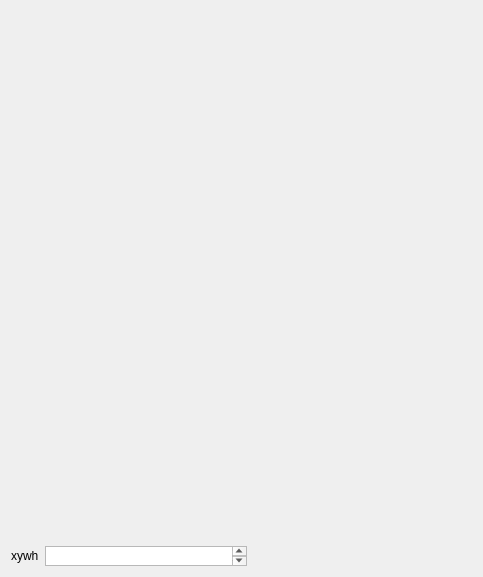
<?xml version="1.0" encoding="UTF-8"?>
<ui version="4.0">
 <class>ROI</class>
 <widget class="QWidget" name="ROI">
  <property name="geometry">
   <rect>
    <x>0</x>
    <y>0</y>
    <width>483</width>
    <height>577</height>
   </rect>
  </property>
  <property name="windowTitle">
   <string>Form</string>
  </property>
  <layout class="QGridLayout" name="gridLayout" rowstretch="10,0">
   <item row="0" column="0">
    <widget class="QWidget" name="widget" native="true"/>
   </item>
   <item row="1" column="0">
    <layout class="QHBoxLayout" name="horizontalLayout">
     <item>
      <widget class="QLabel" name="label">
       <property name="text">
        <string>xywh</string>
       </property>
      </widget>
     </item>
     <item>
      <widget class="QTextBrowser" name="textBrowser">
       <property name="maximumSize">
        <size>
         <width>16777215</width>
         <height>20</height>
        </size>
       </property>
      </widget>
     </item>
     <item>
      <spacer name="horizontalSpacer">
       <property name="orientation">
        <enum>Qt::Horizontal</enum>
       </property>
       <property name="sizeHint" stdset="0">
        <size>
         <width>278</width>
         <height>20</height>
        </size>
       </property>
      </spacer>
     </item>
    </layout>
   </item>
  </layout>
 </widget>
 <resources/>
 <connections/>
</ui>
